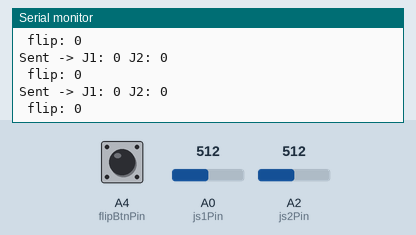
A sketch run on a simulated Arduino Uno, built with avr-gcc and run on an emulated ATmega328P. Shown: the last lines printed to the serial monitor. Inputs (shaded band) come from the test bench; at power-on: A0 (js1Pin) = 512, A2 (js2Pin) = 512, A4 (flipBtnPin) HIGH. No radio packets arrive unless stated.

Above: at 1.2 s.
1.3 s: A0 (js1Pin) set to 555
At 1.8 s:
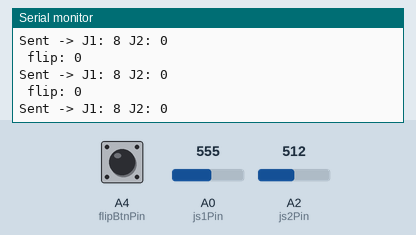
4.3 s: A0 (js1Pin) set to 579
At 4.9 s:
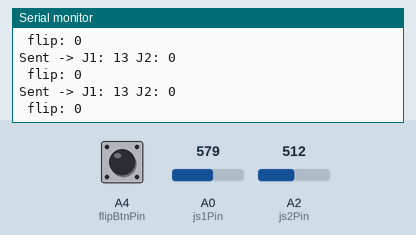
13.3 s: A2 (js2Pin) set to 581
At 14.3 s:
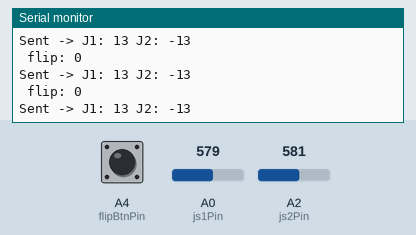
14.8 s: A2 (js2Pin) set to 552
At 15.6 s:
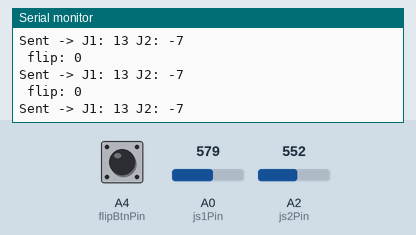
Timing chart, 0 to 17.8 s (numbered marks = the images above; inputs shaded):
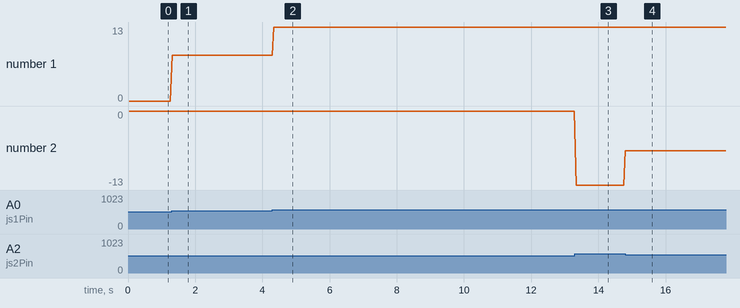

Measured:
- the behaviour switches between 562 and 563 on A0 (js1Pin) (found by bisection; images 1 and 2)
- after the input at 1.3 s, the serial monitor: prints a new line at once (image 1)
- after the input at 4.3 s, the serial monitor: prints a new line at once (image 2)
- after the input at 13.3 s, the serial monitor: prints a new line at once (image 3)
- after the input at 14.8 s, the serial monitor: prints a new line at once (image 4)
- plotted number 1: 0 → 8 after the input at 1.3 s, 8 → 13 after the input at 4.3 s
- plotted number 2: 0 → -13 after the input at 13.3 s, -13 → -7 after the input at 14.8 s

The sketch:

transmit.ino
```cpp
#include <SPI.h>
#include <nRF24L01.h>
#include <RF24.h>

// Create an RF24 object
RF24 radio(9, 8);  // CE, CSN
const byte address[6] = "00001";

// Define the structure clearly
struct JS_data {
  int js1;
  int js2;
  int flipBtn;  // new add for flip
};
JS_data data;

const int js1Pin = A0;
const int js2Pin = A2;

const int flipBtnPin = A4;   // new add for flip

void setup() {
  // new add for flip
  pinMode(flipBtnPin, INPUT_PULLUP);   // reads HIGH when open, LOW when pressed

  Serial.begin(9600);

  if (!radio.begin()) {
    Serial.println("Radio hardware not responding!");
    while (1); // Halt if radio is not connected properly
  }

  radio.openWritingPipe(address);
  radio.setPALevel(RF24_PA_LOW); // Use LOW if testing on a desk to avoid saturation
  radio.setDataRate(RF24_250KBPS);
  radio.stopListening();

  Serial.println("Transmitter Initialized");
}

void loop() {
  // 1. Read raw values
  int raw1 = analogRead(js1Pin);
  int raw2 = analogRead(js2Pin);

  int btn = digitalRead(flipBtnPin);

  if (btn == LOW)
    data.flipBtn = 1;
  else
    data.flipBtn = 0;

  // 2. Map values to motor speeds
  // Note: Ensure your receiver handles negative values for reverse
  data.js1 = map(raw1, 0, 1023, -100, 100);
  data.js2 = map(raw2, 0, 1023, 100, -100);

  // 3. Send data
  bool success = radio.write(&data, sizeof(JS_data));

  if (success) {
    Serial.print("Sent -> J1: ");
    Serial.print(data.js1);
    Serial.print(" J2: ");
    Serial.println(data.js2);
    Serial.print(" flip: ");
    Serial.println(data.flipBtn);
  } else {
    Serial.println("Transmission failed - Check power/wiring");
  }

  delay(50); // Small delay to stabilize transmission
}
```
